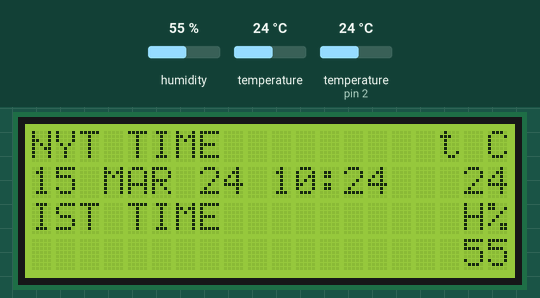
Bench run of a sketch on a simulated Arduino Uno, built with avr-gcc and run on an emulated ATmega328P. Shown: 20×4 character LCD. Wiring (inferred from the names in the program): DS3231 clock at I2C address 0x68. The test bench sets the inputs (shaded band); at power-on: humidity 55 %, temperature (sensor on pin 2) 24 °C, temperature 24 °C. The local clock reads 2024-03-15 10:24:30 at power-on unless the sketch sets it.

Above: at 1.3 s.
1.4 s: humidity set to 22 %
At 3.4 s:
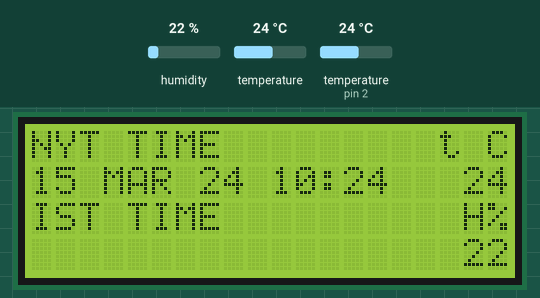
3.7 s: temperature (sensor on pin 2) set to 12 °C
At 4.7 s:
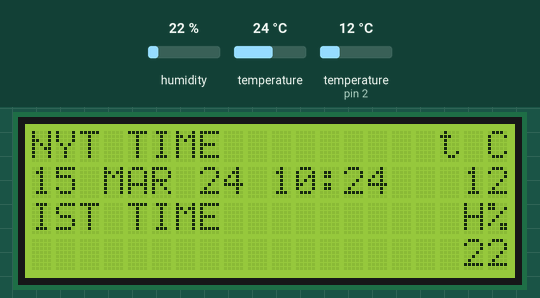
5.8 s: humidity set to 40 %
At 7.3 s:
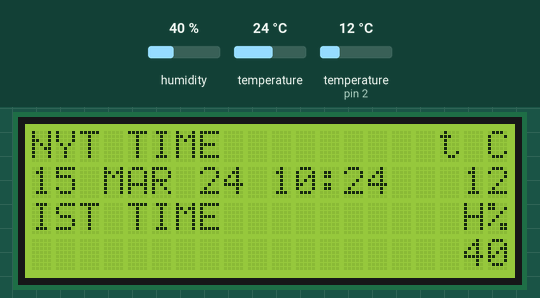
7.9 s: temperature (sensor on pin 2) set to 19 °C
At 31.7 s:
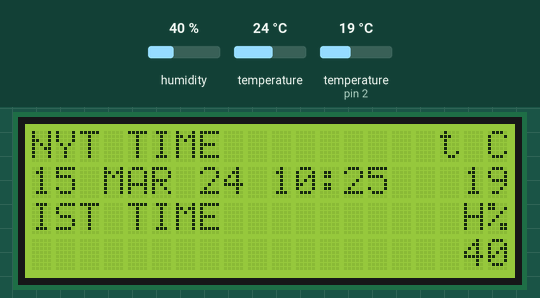
Timing chart, 0 to 32.0 s (numbered marks = the images above; inputs shaded):
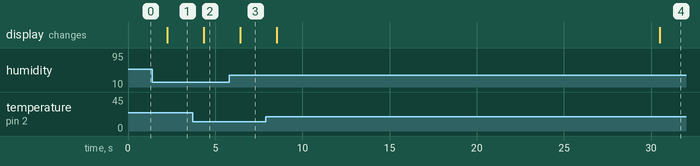

Measured:
- after the input at 1.4 s, the display: changes after 0.85 s (image 1)
- after the input at 3.7 s, the display: changes after 0.64 s (image 2)
- after the input at 5.8 s, the display: changes after 0.63 s (image 3)
- after the input at 7.9 s, the display: first changes after 0.63 s (image 4 shows a later state)

The sketch:

TempHumidityClock.ino
```cpp
#include <Wire.h>
#include <LCD.h>
#include <LiquidCrystal_I2C.h>
#include "dht11.h"

#define LCD_ADDR 0x3F // <<- LCD Mem address
#define CLOCK_ADDR 0x68 // <<- CLOCK Mem address
#define CLOCK_TEMP_ADDR 0x57 // <<- CLOCK Temperature Sensor Mem address
#define Rs_pin 0
#define Rw_pin 1
#define En_pin 2
#define BACKLIGHT_PIN 3
#define D4_pin 4
#define D5_pin 5
#define D6_pin 6
#define D7_pin 7
#define DHT11PIN 2

byte second, minute, hour, dayOfWeek, dayOfMonth, month, year;
LiquidCrystal_I2C lcd(LCD_ADDR, En_pin, Rw_pin, Rs_pin, D4_pin, D5_pin, D6_pin, D7_pin);
dht11 DHT11;

void setup() {
	Serial.begin(9600);
	Wire.begin();
	//setDS3231time(0, 49, 23, 5, 21, 4, 16);
	lcd.begin(20, 4); // <<-- LCD is a 20x4, change for your LCD if needed

	// LCD Backlight ON
	lcd.setBacklightPin(BACKLIGHT_PIN, POSITIVE);
	lcd.setBacklight(HIGH);

	lcd.home(); // go home on LCD
	lcd.print("NYT TIME         t C");
	lcd.setCursor(0, 2); // go to start of 3nd line
	lcd.print("IST TIME          H%");
	readDS3231temp();
}

void loop() {
	// retrieve data from DS3231
	readDS3231time(&second, &minute, &hour, &dayOfWeek, &dayOfMonth, &month, &year);

	lcd.setCursor(0, 1); // go to start of 2nd line
	if (dayOfMonth < 10) {
		lcd.print("0");
	}
	lcd.print(dayOfMonth);
	lcd.print(" ");
	lcd.print(month_name(month));
	lcd.print(" ");
	lcd.print(year);
	lcd.print(" ");
	if (hour < 10) {
		lcd.print("0");
	}
	lcd.print(hour);
	lcd.print(":");
	if (minute < 10) {
		lcd.print("0");
	}
	lcd.print(minute);
	lcd.print("   ");
	//lcd.print(readDS3231temp());

	int chk = DHT11.read(DHT11PIN);

	switch (chk)
	{
	case DHTLIB_OK:
		//Serial.println("OK");
		break;
	case DHTLIB_ERROR_CHECKSUM:
		Serial.println("Checksum error");
		break;
	case DHTLIB_ERROR_TIMEOUT:
		Serial.println("Time out error");
		break;
	default:
		Serial.println("Unknown error");
		break;
	}
	/*Serial.print("Humidity (%): ");
	Serial.println(DHT11.humidity);

	Serial.print("Temperature (°C): ");
	Serial.println(DHT11.temperature);*/

	lcd.print(DHT11.temperature);
	lcd.setCursor(18, 3); // go to 18th char of 2nd line
	lcd.print(DHT11.humidity);

	delay(1000);
}

// Convert normal decimal numbers to binary coded decimal
byte decToBcd(byte val)
{
	return((val / 10 * 16) + (val % 10));
}
// Convert binary coded decimal to normal decimal numbers
byte bcdToDec(byte val)
{
	return((val / 16 * 10) + (val % 16));
}

void setDS3231time(byte second, byte minute, byte hour, byte dayOfWeek, byte
	dayOfMonth, byte month, byte year)
{
	// sets time and date data to DS3231
	Wire.beginTransmission(CLOCK_ADDR);
	Wire.write(0); // set next input to start at the seconds register
	Wire.write(decToBcd(second)); // set seconds
	Wire.write(decToBcd(minute)); // set minutes
	Wire.write(decToBcd(hour)); // set hours
	Wire.write(decToBcd(dayOfWeek)); // set day of week (1=Sunday, 7=Saturday)
	Wire.write(decToBcd(dayOfMonth)); // set date (1 to 31)
	Wire.write(decToBcd(month)); // set month
	Wire.write(decToBcd(year)); // set year (0 to 99)
	Wire.endTransmission();
}

void readDS3231time(byte *second,
	byte *minute,
	byte *hour,
	byte *dayOfWeek,
	byte *dayOfMonth,
	byte *month,
	byte *year)
{
	Wire.beginTransmission(CLOCK_ADDR);
	Wire.write(0); // set DS3231 register pointer to 00h
	Wire.endTransmission();
	Wire.requestFrom(CLOCK_ADDR, 7);
	// request seven bytes of data from DS3231 starting from register 00h
	*second = bcdToDec(Wire.read() & 0x7f);
	*minute = bcdToDec(Wire.read());
	*hour = bcdToDec(Wire.read() & 0x3f);
	*dayOfWeek = bcdToDec(Wire.read());
	*dayOfMonth = bcdToDec(Wire.read());
	*month = bcdToDec(Wire.read());
	*year = bcdToDec(Wire.read());
}

int readDS3231temp()
{
	Wire.beginTransmission(CLOCK_ADDR);
	Wire.write(0x11); // set DS3231 register pointer to 00h
	Wire.endTransmission();
	Wire.requestFrom(CLOCK_ADDR,1);
	byte _msb = bcdToDec(Wire.read());
	return _msb;
}

char* month_name(int month) {
	char *output = "xxx";
	char *monthShort[] = { "JAN", "FEB", "MAR", "APR", "MAY", "JUN", "JUL", "AUG", "SEP", "OCT", "NOV", "DEC" };
	output = monthShort[month - 1];
	return output;
}
```
